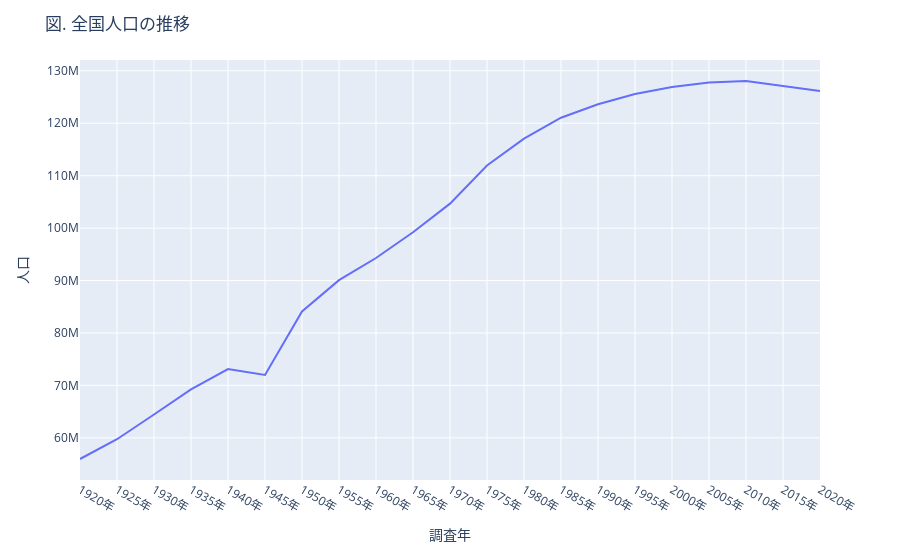

Notebook cell for this chart:
### Markdown cell above
「注目している数値」が時間経過で変化する様子を可視化するのに適したグラフ

### Code cell
viz_df = df[df['area']=='全国']

fig = px.line(viz_df, x='year', y='value')
fig.update_layout(
    title='図. 全国人口の推移',
    xaxis=dict(title='調査年'),
    yaxis=dict(title='人口'),
)

### Figure 1 — Plotly figure (JSON) as saved in the notebook; plotly's stock layout.template omitted (floating-point values rounded to 4 significant figures)
{"data": [{"hovertemplate": "year=%{x}<br>value=%{y}<extra></extra>", "legendgroup": "", "line": {"color": "#636efa", "dash": "solid"}, "marker": {"symbol": "circle"}, "mode": "lines", "name": "", "orientation": "v", "showlegend": false, "type": "scatter", "x": ["1920年", "1925年", "1930年", "1935年", "1940年", "1945年", "1950年", "1955年", "1960年", "1965年", "1970年", "1975年", "1980年", "1985年", "1990年", "1995年", "2000年", "2005年", "2010年", "2015年", "2020年"], "xaxis": "x", "y": [55963053, 59736822, 64450005, 69254148, 73114308, 71998104, 84114574, 90076594, 94301623, 99209137, 104665171, 111939643, 117060396, 121048923, 123611167, 125570246, 126925843, 127767994, 128057352, 127094745, 126146099], "yaxis": "y"}], "layout": {"legend": {"tracegroupgap": 0}, "margin": {"t": 60}, "title": {"text": "図. 全国人口の推移"}, "xaxis": {"anchor": "y", "domain": [0, 1], "title": {"text": "調査年"}}, "yaxis": {"anchor": "x", "domain": [0, 1], "title": {"text": "人口"}}}}
